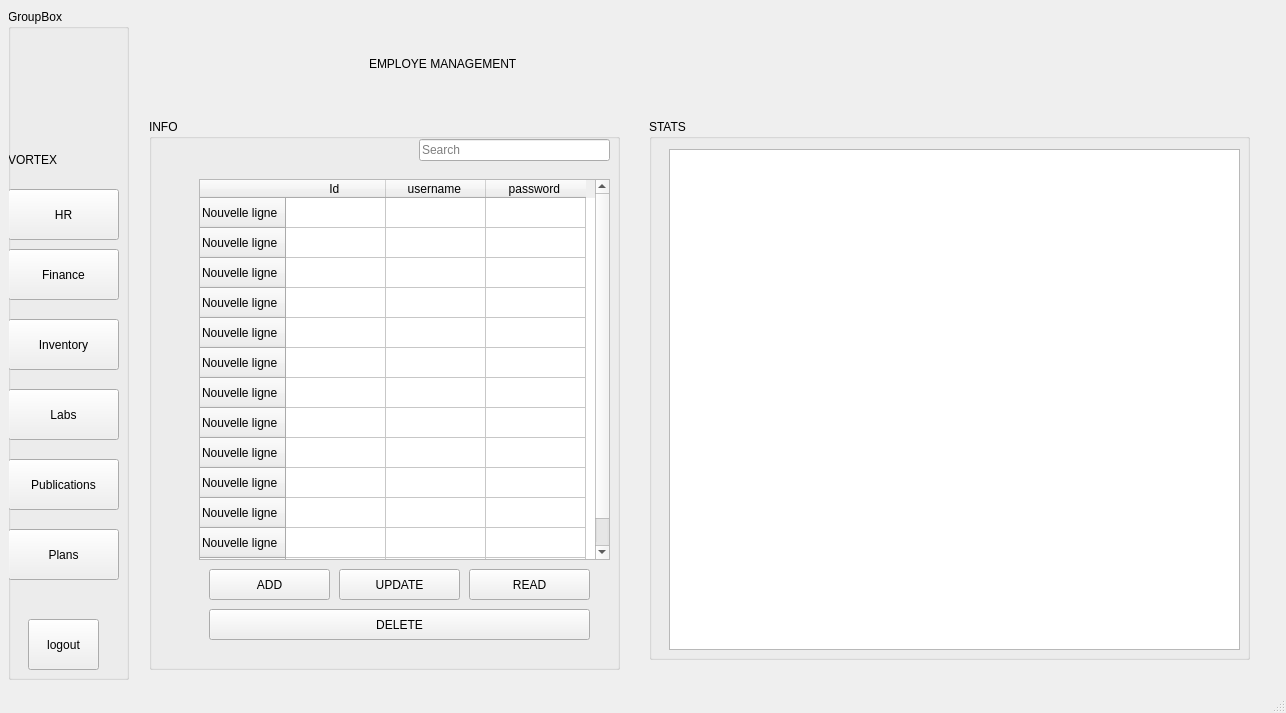
<?xml version="1.0" encoding="UTF-8"?>
<ui version="4.0">
 <class>gestion_de_stock</class>
 <widget class="QMainWindow" name="gestion_de_stock">
  <property name="geometry">
   <rect>
    <x>0</x>
    <y>0</y>
    <width>1286</width>
    <height>713</height>
   </rect>
  </property>
  <property name="windowTitle">
   <string>gestion_de_stock</string>
  </property>
  <widget class="QWidget" name="centralwidget">
   <widget class="QStackedWidget" name="stackedWidget">
    <property name="geometry">
     <rect>
      <x>9</x>
      <y>9</y>
      <width>1261</width>
      <height>671</height>
     </rect>
    </property>
    <property name="currentIndex">
     <number>1</number>
    </property>
    <widget class="QWidget" name="page_5"/>
    <widget class="QWidget" name="page">
     <widget class="QGroupBox" name="groupBox">
      <property name="geometry">
       <rect>
        <x>-1</x>
        <y>0</y>
        <width>121</width>
        <height>671</height>
       </rect>
      </property>
      <property name="title">
       <string>GroupBox</string>
      </property>
      <widget class="QPushButton" name="pushButton">
       <property name="geometry">
        <rect>
         <x>0</x>
         <y>180</y>
         <width>111</width>
         <height>51</height>
        </rect>
       </property>
       <property name="text">
        <string>HR</string>
       </property>
      </widget>
      <widget class="QPushButton" name="pushButton_2">
       <property name="geometry">
        <rect>
         <x>0</x>
         <y>240</y>
         <width>111</width>
         <height>51</height>
        </rect>
       </property>
       <property name="text">
        <string>Finance</string>
       </property>
      </widget>
      <widget class="QPushButton" name="pushButton_3">
       <property name="geometry">
        <rect>
         <x>0</x>
         <y>310</y>
         <width>111</width>
         <height>51</height>
        </rect>
       </property>
       <property name="text">
        <string>Inventory</string>
       </property>
      </widget>
      <widget class="QPushButton" name="pushButton_4">
       <property name="geometry">
        <rect>
         <x>0</x>
         <y>380</y>
         <width>111</width>
         <height>51</height>
        </rect>
       </property>
       <property name="text">
        <string>Labs</string>
       </property>
      </widget>
      <widget class="QPushButton" name="pushButton_5">
       <property name="geometry">
        <rect>
         <x>0</x>
         <y>450</y>
         <width>111</width>
         <height>51</height>
        </rect>
       </property>
       <property name="text">
        <string>Publications</string>
       </property>
      </widget>
      <widget class="QPushButton" name="pushButton_6">
       <property name="geometry">
        <rect>
         <x>0</x>
         <y>520</y>
         <width>111</width>
         <height>51</height>
        </rect>
       </property>
       <property name="text">
        <string>Plans</string>
       </property>
      </widget>
      <widget class="QPushButton" name="pushButton_7">
       <property name="geometry">
        <rect>
         <x>20</x>
         <y>610</y>
         <width>71</width>
         <height>51</height>
        </rect>
       </property>
       <property name="text">
        <string>logout</string>
       </property>
      </widget>
      <widget class="QLabel" name="label">
       <property name="geometry">
        <rect>
         <x>0</x>
         <y>135</y>
         <width>121</width>
         <height>31</height>
        </rect>
       </property>
       <property name="text">
        <string>VORTEX</string>
       </property>
      </widget>
     </widget>
     <widget class="QLabel" name="label_2">
      <property name="geometry">
       <rect>
        <x>360</x>
        <y>39</y>
        <width>641</width>
        <height>31</height>
       </rect>
      </property>
      <property name="text">
       <string>EMPLOYE MANAGEMENT</string>
      </property>
     </widget>
     <widget class="QGroupBox" name="groupBox_2">
      <property name="geometry">
       <rect>
        <x>140</x>
        <y>110</y>
        <width>471</width>
        <height>551</height>
       </rect>
      </property>
      <property name="title">
       <string>INFO</string>
      </property>
      <widget class="QTableWidget" name="tableWidget">
       <property name="geometry">
        <rect>
         <x>50</x>
         <y>60</y>
         <width>411</width>
         <height>381</height>
        </rect>
       </property>
       <row>
        <property name="text">
         <string>Nouvelle ligne</string>
        </property>
       </row>
       <row>
        <property name="text">
         <string>Nouvelle ligne</string>
        </property>
       </row>
       <row>
        <property name="text">
         <string>Nouvelle ligne</string>
        </property>
       </row>
       <row>
        <property name="text">
         <string>Nouvelle ligne</string>
        </property>
       </row>
       <row>
        <property name="text">
         <string>Nouvelle ligne</string>
        </property>
       </row>
       <row>
        <property name="text">
         <string>Nouvelle ligne</string>
        </property>
       </row>
       <row>
        <property name="text">
         <string>Nouvelle ligne</string>
        </property>
       </row>
       <row>
        <property name="text">
         <string>Nouvelle ligne</string>
        </property>
       </row>
       <row>
        <property name="text">
         <string>Nouvelle ligne</string>
        </property>
       </row>
       <row>
        <property name="text">
         <string>Nouvelle ligne</string>
        </property>
       </row>
       <row>
        <property name="text">
         <string>Nouvelle ligne</string>
        </property>
       </row>
       <row>
        <property name="text">
         <string>Nouvelle ligne</string>
        </property>
       </row>
       <row>
        <property name="text">
         <string>Nouvelle ligne</string>
        </property>
       </row>
       <column>
        <property name="text">
         <string>Id </string>
        </property>
       </column>
       <column>
        <property name="text">
         <string>username </string>
        </property>
       </column>
       <column>
        <property name="text">
         <string>password </string>
        </property>
       </column>
      </widget>
      <widget class="QLineEdit" name="lineEdit">
       <property name="geometry">
        <rect>
         <x>270</x>
         <y>20</y>
         <width>191</width>
         <height>22</height>
        </rect>
       </property>
       <property name="text">
        <string/>
       </property>
       <property name="placeholderText">
        <string>Search</string>
       </property>
      </widget>
      <widget class="QPushButton" name="pushButton_13">
       <property name="geometry">
        <rect>
         <x>60</x>
         <y>450</y>
         <width>121</width>
         <height>31</height>
        </rect>
       </property>
       <property name="text">
        <string>ADD</string>
       </property>
      </widget>
      <widget class="QPushButton" name="pushButton_12">
       <property name="geometry">
        <rect>
         <x>190</x>
         <y>450</y>
         <width>121</width>
         <height>31</height>
        </rect>
       </property>
       <property name="text">
        <string>UPDATE</string>
       </property>
      </widget>
      <widget class="QPushButton" name="pushButton_11">
       <property name="geometry">
        <rect>
         <x>320</x>
         <y>450</y>
         <width>121</width>
         <height>31</height>
        </rect>
       </property>
       <property name="text">
        <string>READ</string>
       </property>
      </widget>
      <widget class="QPushButton" name="pushButton_10">
       <property name="geometry">
        <rect>
         <x>60</x>
         <y>490</y>
         <width>381</width>
         <height>31</height>
        </rect>
       </property>
       <property name="text">
        <string>DELETE</string>
       </property>
      </widget>
     </widget>
     <widget class="QGroupBox" name="groupBox_3">
      <property name="geometry">
       <rect>
        <x>640</x>
        <y>110</y>
        <width>601</width>
        <height>541</height>
       </rect>
      </property>
      <property name="title">
       <string>STATS</string>
      </property>
      <widget class="QGraphicsView" name="graphicsView">
       <property name="geometry">
        <rect>
         <x>20</x>
         <y>30</y>
         <width>571</width>
         <height>501</height>
        </rect>
       </property>
      </widget>
     </widget>
    </widget>
    <widget class="QWidget" name="page_3">
     <widget class="QGroupBox" name="groupBox_4">
      <property name="geometry">
       <rect>
        <x>0</x>
        <y>0</y>
        <width>121</width>
        <height>671</height>
       </rect>
      </property>
      <property name="title">
       <string>GroupBox</string>
      </property>
      <widget class="QPushButton" name="pushButton_8">
       <property name="geometry">
        <rect>
         <x>0</x>
         <y>180</y>
         <width>111</width>
         <height>51</height>
        </rect>
       </property>
       <property name="text">
        <string>HR</string>
       </property>
      </widget>
      <widget class="QPushButton" name="pushButton_9">
       <property name="geometry">
        <rect>
         <x>0</x>
         <y>240</y>
         <width>111</width>
         <height>51</height>
        </rect>
       </property>
       <property name="text">
        <string>Finance</string>
       </property>
      </widget>
      <widget class="QPushButton" name="pushButton_14">
       <property name="geometry">
        <rect>
         <x>0</x>
         <y>310</y>
         <width>111</width>
         <height>51</height>
        </rect>
       </property>
       <property name="text">
        <string>Inventory</string>
       </property>
      </widget>
      <widget class="QPushButton" name="pushButton_15">
       <property name="geometry">
        <rect>
         <x>0</x>
         <y>380</y>
         <width>111</width>
         <height>51</height>
        </rect>
       </property>
       <property name="text">
        <string>Labs</string>
       </property>
      </widget>
      <widget class="QPushButton" name="pushButton_16">
       <property name="geometry">
        <rect>
         <x>0</x>
         <y>450</y>
         <width>111</width>
         <height>51</height>
        </rect>
       </property>
       <property name="text">
        <string>Publications</string>
       </property>
      </widget>
      <widget class="QPushButton" name="pushButton_17">
       <property name="geometry">
        <rect>
         <x>0</x>
         <y>520</y>
         <width>111</width>
         <height>51</height>
        </rect>
       </property>
       <property name="text">
        <string>Plans</string>
       </property>
      </widget>
      <widget class="QPushButton" name="pushButton_18">
       <property name="geometry">
        <rect>
         <x>20</x>
         <y>610</y>
         <width>71</width>
         <height>51</height>
        </rect>
       </property>
       <property name="text">
        <string>logout</string>
       </property>
      </widget>
      <widget class="QLabel" name="label_3">
       <property name="geometry">
        <rect>
         <x>0</x>
         <y>135</y>
         <width>121</width>
         <height>31</height>
        </rect>
       </property>
       <property name="text">
        <string>VORTEX</string>
       </property>
      </widget>
     </widget>
     <widget class="QLabel" name="label_6">
      <property name="geometry">
       <rect>
        <x>360</x>
        <y>40</y>
        <width>641</width>
        <height>31</height>
       </rect>
      </property>
      <property name="text">
       <string>EMPLOYE MANAGEMENT</string>
      </property>
     </widget>
     <widget class="QLabel" name="label_9">
      <property name="geometry">
       <rect>
        <x>550</x>
        <y>100</y>
        <width>311</width>
        <height>16</height>
       </rect>
      </property>
      <property name="text">
       <string>UPDATE EMPLOYE </string>
      </property>
     </widget>
     <widget class="QPushButton" name="pushButton_36">
      <property name="geometry">
       <rect>
        <x>1010</x>
        <y>610</y>
        <width>201</width>
        <height>31</height>
       </rect>
      </property>
      <property name="text">
       <string>CANCEL</string>
      </property>
     </widget>
     <widget class="QPushButton" name="pushButton_37">
      <property name="geometry">
       <rect>
        <x>770</x>
        <y>610</y>
        <width>201</width>
        <height>31</height>
       </rect>
      </property>
      <property name="text">
       <string>UPDATE</string>
      </property>
     </widget>
     <widget class="QGroupBox" name="groupBox_8">
      <property name="geometry">
       <rect>
        <x>140</x>
        <y>150</y>
        <width>1111</width>
        <height>551</height>
       </rect>
      </property>
      <property name="title">
       <string>INFO</string>
      </property>
      <widget class="QTableWidget" name="tableWidget_3">
       <property name="geometry">
        <rect>
         <x>10</x>
         <y>60</y>
         <width>1101</width>
         <height>381</height>
        </rect>
       </property>
       <row>
        <property name="text">
         <string>Nouvelle ligne</string>
        </property>
       </row>
       <row>
        <property name="text">
         <string>Nouvelle ligne</string>
        </property>
       </row>
       <row>
        <property name="text">
         <string>Nouvelle ligne</string>
        </property>
       </row>
       <row>
        <property name="text">
         <string>Nouvelle ligne</string>
        </property>
       </row>
       <row>
        <property name="text">
         <string>Nouvelle ligne</string>
        </property>
       </row>
       <row>
        <property name="text">
         <string>Nouvelle ligne</string>
        </property>
       </row>
       <row>
        <property name="text">
         <string>Nouvelle ligne</string>
        </property>
       </row>
       <row>
        <property name="text">
         <string>Nouvelle ligne</string>
        </property>
       </row>
       <row>
        <property name="text">
         <string>Nouvelle ligne</string>
        </property>
       </row>
       <row>
        <property name="text">
         <string>Nouvelle ligne</string>
        </property>
       </row>
       <row>
        <property name="text">
         <string>Nouvelle ligne</string>
        </property>
       </row>
       <row>
        <property name="text">
         <string>Nouvelle ligne</string>
        </property>
       </row>
       <row>
        <property name="text">
         <string>Nouvelle ligne</string>
        </property>
       </row>
       <column>
        <property name="text">
         <string>Id </string>
        </property>
       </column>
       <column>
        <property name="text">
         <string>username </string>
        </property>
       </column>
       <column>
        <property name="text">
         <string>New Column</string>
        </property>
       </column>
       <column>
        <property name="text">
         <string>password </string>
        </property>
       </column>
       <column>
        <property name="text">
         <string>New Column</string>
        </property>
       </column>
       <column>
        <property name="text">
         <string>nom </string>
        </property>
       </column>
       <column>
        <property name="text">
         <string>roleId </string>
        </property>
       </column>
       <column>
        <property name="text">
         <string>email </string>
        </property>
       </column>
       <column>
        <property name="text">
         <string>prenom </string>
        </property>
       </column>
       <column>
        <property name="text">
         <string>dateCreation </string>
        </property>
       </column>
      </widget>
     </widget>
    </widget>
    <widget class="QWidget" name="page_6">
     <widget class="QGroupBox" name="groupBox_5">
      <property name="geometry">
       <rect>
        <x>0</x>
        <y>0</y>
        <width>121</width>
        <height>671</height>
       </rect>
      </property>
      <property name="title">
       <string>GroupBox</string>
      </property>
      <widget class="QPushButton" name="pushButton_19">
       <property name="geometry">
        <rect>
         <x>0</x>
         <y>180</y>
         <width>111</width>
         <height>51</height>
        </rect>
       </property>
       <property name="text">
        <string>HR</string>
       </property>
      </widget>
      <widget class="QPushButton" name="pushButton_20">
       <property name="geometry">
        <rect>
         <x>0</x>
         <y>240</y>
         <width>111</width>
         <height>51</height>
        </rect>
       </property>
       <property name="text">
        <string>Finance</string>
       </property>
      </widget>
      <widget class="QPushButton" name="pushButton_21">
       <property name="geometry">
        <rect>
         <x>0</x>
         <y>310</y>
         <width>111</width>
         <height>51</height>
        </rect>
       </property>
       <property name="text">
        <string>Inventory</string>
       </property>
      </widget>
      <widget class="QPushButton" name="pushButton_22">
       <property name="geometry">
        <rect>
         <x>0</x>
         <y>380</y>
         <width>111</width>
         <height>51</height>
        </rect>
       </property>
       <property name="text">
        <string>Labs</string>
       </property>
      </widget>
      <widget class="QPushButton" name="pushButton_23">
       <property name="geometry">
        <rect>
         <x>0</x>
         <y>450</y>
         <width>111</width>
         <height>51</height>
        </rect>
       </property>
       <property name="text">
        <string>Publications</string>
       </property>
      </widget>
      <widget class="QPushButton" name="pushButton_24">
       <property name="geometry">
        <rect>
         <x>0</x>
         <y>520</y>
         <width>111</width>
         <height>51</height>
        </rect>
       </property>
       <property name="text">
        <string>Plans</string>
       </property>
      </widget>
      <widget class="QPushButton" name="pushButton_25">
       <property name="geometry">
        <rect>
         <x>20</x>
         <y>610</y>
         <width>71</width>
         <height>51</height>
        </rect>
       </property>
       <property name="text">
        <string>logout</string>
       </property>
      </widget>
      <widget class="QLabel" name="label_4">
       <property name="geometry">
        <rect>
         <x>0</x>
         <y>135</y>
         <width>121</width>
         <height>31</height>
        </rect>
       </property>
       <property name="text">
        <string>VORTEX</string>
       </property>
      </widget>
     </widget>
     <widget class="QLabel" name="label_7">
      <property name="geometry">
       <rect>
        <x>360</x>
        <y>30</y>
        <width>641</width>
        <height>31</height>
       </rect>
      </property>
      <property name="text">
       <string>EMPLOYE MANAGEMENT</string>
      </property>
     </widget>
     <widget class="QLabel" name="label_10">
      <property name="geometry">
       <rect>
        <x>500</x>
        <y>100</y>
        <width>311</width>
        <height>16</height>
       </rect>
      </property>
      <property name="text">
       <string>ADD EMPLOYE</string>
      </property>
     </widget>
     <widget class="QPushButton" name="pushButton_33">
      <property name="geometry">
       <rect>
        <x>780</x>
        <y>610</y>
        <width>201</width>
        <height>31</height>
       </rect>
      </property>
      <property name="text">
       <string>SAVE</string>
      </property>
     </widget>
     <widget class="QPushButton" name="pushButton_34">
      <property name="geometry">
       <rect>
        <x>1010</x>
        <y>610</y>
        <width>201</width>
        <height>31</height>
       </rect>
      </property>
      <property name="text">
       <string>CANCEL</string>
      </property>
     </widget>
     <widget class="QGroupBox" name="groupBox_17">
      <property name="geometry">
       <rect>
        <x>170</x>
        <y>140</y>
        <width>1101</width>
        <height>461</height>
       </rect>
      </property>
      <property name="title">
       <string>INFO</string>
      </property>
      <widget class="QLabel" name="label_33">
       <property name="geometry">
        <rect>
         <x>20</x>
         <y>60</y>
         <width>49</width>
         <height>16</height>
        </rect>
       </property>
       <property name="text">
        <string>Id:</string>
       </property>
      </widget>
      <widget class="QLabel" name="label_34">
       <property name="geometry">
        <rect>
         <x>250</x>
         <y>60</y>
         <width>61</width>
         <height>16</height>
        </rect>
       </property>
       <property name="text">
        <string>username </string>
       </property>
      </widget>
      <widget class="QLabel" name="label_35">
       <property name="geometry">
        <rect>
         <x>20</x>
         <y>110</y>
         <width>49</width>
         <height>16</height>
        </rect>
       </property>
       <property name="text">
        <string>password </string>
       </property>
      </widget>
      <widget class="QLabel" name="label_36">
       <property name="geometry">
        <rect>
         <x>250</x>
         <y>110</y>
         <width>49</width>
         <height>16</height>
        </rect>
       </property>
       <property name="text">
        <string>email </string>
       </property>
      </widget>
      <widget class="QLabel" name="label_37">
       <property name="geometry">
        <rect>
         <x>20</x>
         <y>160</y>
         <width>49</width>
         <height>16</height>
        </rect>
       </property>
       <property name="text">
        <string>actif </string>
       </property>
      </widget>
      <widget class="QLabel" name="label_38">
       <property name="geometry">
        <rect>
         <x>250</x>
         <y>160</y>
         <width>49</width>
         <height>16</height>
        </rect>
       </property>
       <property name="text">
        <string>roleId </string>
       </property>
      </widget>
      <widget class="QLabel" name="label_39">
       <property name="geometry">
        <rect>
         <x>20</x>
         <y>210</y>
         <width>49</width>
         <height>16</height>
        </rect>
       </property>
       <property name="text">
        <string>nom </string>
       </property>
      </widget>
      <widget class="QLabel" name="label_40">
       <property name="geometry">
        <rect>
         <x>250</x>
         <y>210</y>
         <width>49</width>
         <height>16</height>
        </rect>
       </property>
       <property name="text">
        <string>prénom </string>
       </property>
      </widget>
      <widget class="QLabel" name="label_41">
       <property name="geometry">
        <rect>
         <x>20</x>
         <y>270</y>
         <width>61</width>
         <height>16</height>
        </rect>
       </property>
       <property name="text">
        <string>telephone </string>
       </property>
      </widget>
      <widget class="QLabel" name="label_42">
       <property name="geometry">
        <rect>
         <x>240</x>
         <y>270</y>
         <width>71</width>
         <height>16</height>
        </rect>
       </property>
       <property name="text">
        <string>dateCreation </string>
       </property>
      </widget>
      <widget class="QLineEdit" name="lineEdit_16">
       <property name="geometry">
        <rect>
         <x>100</x>
         <y>60</y>
         <width>113</width>
         <height>22</height>
        </rect>
       </property>
      </widget>
      <widget class="QLineEdit" name="lineEdit_17">
       <property name="geometry">
        <rect>
         <x>320</x>
         <y>60</y>
         <width>113</width>
         <height>22</height>
        </rect>
       </property>
      </widget>
      <widget class="QLineEdit" name="lineEdit_18">
       <property name="geometry">
        <rect>
         <x>320</x>
         <y>110</y>
         <width>113</width>
         <height>22</height>
        </rect>
       </property>
      </widget>
      <widget class="QLineEdit" name="lineEdit_19">
       <property name="geometry">
        <rect>
         <x>100</x>
         <y>110</y>
         <width>113</width>
         <height>22</height>
        </rect>
       </property>
      </widget>
      <widget class="QLineEdit" name="lineEdit_20">
       <property name="geometry">
        <rect>
         <x>100</x>
         <y>160</y>
         <width>113</width>
         <height>22</height>
        </rect>
       </property>
      </widget>
      <widget class="QLineEdit" name="lineEdit_21">
       <property name="geometry">
        <rect>
         <x>320</x>
         <y>160</y>
         <width>113</width>
         <height>22</height>
        </rect>
       </property>
      </widget>
      <widget class="QLineEdit" name="lineEdit_22">
       <property name="geometry">
        <rect>
         <x>100</x>
         <y>210</y>
         <width>113</width>
         <height>22</height>
        </rect>
       </property>
      </widget>
      <widget class="QLineEdit" name="lineEdit_23">
       <property name="geometry">
        <rect>
         <x>320</x>
         <y>210</y>
         <width>113</width>
         <height>22</height>
        </rect>
       </property>
      </widget>
      <widget class="QLineEdit" name="lineEdit_24">
       <property name="geometry">
        <rect>
         <x>100</x>
         <y>270</y>
         <width>113</width>
         <height>22</height>
        </rect>
       </property>
      </widget>
      <widget class="QLineEdit" name="lineEdit_25">
       <property name="geometry">
        <rect>
         <x>320</x>
         <y>270</y>
         <width>113</width>
         <height>22</height>
        </rect>
       </property>
      </widget>
     </widget>
    </widget>
    <widget class="QWidget" name="page_4">
     <widget class="QGroupBox" name="groupBox_6">
      <property name="geometry">
       <rect>
        <x>0</x>
        <y>0</y>
        <width>121</width>
        <height>671</height>
       </rect>
      </property>
      <property name="title">
       <string>GroupBox</string>
      </property>
      <widget class="QPushButton" name="pushButton_26">
       <property name="geometry">
        <rect>
         <x>0</x>
         <y>180</y>
         <width>111</width>
         <height>51</height>
        </rect>
       </property>
       <property name="text">
        <string>HR</string>
       </property>
      </widget>
      <widget class="QPushButton" name="pushButton_27">
       <property name="geometry">
        <rect>
         <x>0</x>
         <y>240</y>
         <width>111</width>
         <height>51</height>
        </rect>
       </property>
       <property name="text">
        <string>Finance</string>
       </property>
      </widget>
      <widget class="QPushButton" name="pushButton_28">
       <property name="geometry">
        <rect>
         <x>0</x>
         <y>310</y>
         <width>111</width>
         <height>51</height>
        </rect>
       </property>
       <property name="text">
        <string>Inventory</string>
       </property>
      </widget>
      <widget class="QPushButton" name="pushButton_29">
       <property name="geometry">
        <rect>
         <x>0</x>
         <y>380</y>
         <width>111</width>
         <height>51</height>
        </rect>
       </property>
       <property name="text">
        <string>Labs</string>
       </property>
      </widget>
      <widget class="QPushButton" name="pushButton_30">
       <property name="geometry">
        <rect>
         <x>0</x>
         <y>450</y>
         <width>111</width>
         <height>51</height>
        </rect>
       </property>
       <property name="text">
        <string>Publications</string>
       </property>
      </widget>
      <widget class="QPushButton" name="pushButton_31">
       <property name="geometry">
        <rect>
         <x>0</x>
         <y>520</y>
         <width>111</width>
         <height>51</height>
        </rect>
       </property>
       <property name="text">
        <string>Plans</string>
       </property>
      </widget>
      <widget class="QPushButton" name="pushButton_32">
       <property name="geometry">
        <rect>
         <x>20</x>
         <y>610</y>
         <width>71</width>
         <height>51</height>
        </rect>
       </property>
       <property name="text">
        <string>logout</string>
       </property>
      </widget>
      <widget class="QLabel" name="label_5">
       <property name="geometry">
        <rect>
         <x>0</x>
         <y>135</y>
         <width>121</width>
         <height>31</height>
        </rect>
       </property>
       <property name="text">
        <string>VORTEX</string>
       </property>
      </widget>
     </widget>
     <widget class="QLabel" name="label_8">
      <property name="geometry">
       <rect>
        <x>340</x>
        <y>40</y>
        <width>641</width>
        <height>31</height>
       </rect>
      </property>
      <property name="text">
       <string>EMPLOYE MANAGMENT</string>
      </property>
     </widget>
     <widget class="QLabel" name="label_11">
      <property name="geometry">
       <rect>
        <x>480</x>
        <y>100</y>
        <width>311</width>
        <height>16</height>
       </rect>
      </property>
      <property name="text">
       <string>READ EMPLOYE</string>
      </property>
     </widget>
     <widget class="QPushButton" name="pushButton_35">
      <property name="geometry">
       <rect>
        <x>1000</x>
        <y>610</y>
        <width>201</width>
        <height>31</height>
       </rect>
      </property>
      <property name="text">
       <string>CANCEL</string>
      </property>
     </widget>
     <widget class="QPushButton" name="pushButton_38">
      <property name="geometry">
       <rect>
        <x>880</x>
        <y>610</y>
        <width>101</width>
        <height>31</height>
       </rect>
      </property>
      <property name="text">
       <string>PDF </string>
      </property>
     </widget>
     <widget class="QPushButton" name="pushButton_39">
      <property name="geometry">
       <rect>
        <x>660</x>
        <y>610</y>
        <width>201</width>
        <height>31</height>
       </rect>
      </property>
      <property name="text">
       <string>DELETE</string>
      </property>
     </widget>
     <widget class="QPushButton" name="pushButton_40">
      <property name="geometry">
       <rect>
        <x>430</x>
        <y>610</y>
        <width>201</width>
        <height>31</height>
       </rect>
      </property>
      <property name="text">
       <string>UPDATE</string>
      </property>
     </widget>
     <widget class="QGroupBox" name="groupBox_7">
      <property name="geometry">
       <rect>
        <x>150</x>
        <y>130</y>
        <width>1101</width>
        <height>461</height>
       </rect>
      </property>
      <property name="title">
       <string>INFO</string>
      </property>
      <widget class="QLineEdit" name="lineEdit_2">
       <property name="geometry">
        <rect>
         <x>830</x>
         <y>20</y>
         <width>251</width>
         <height>22</height>
        </rect>
       </property>
       <property name="text">
        <string/>
       </property>
       <property name="placeholderText">
        <string>Search</string>
       </property>
      </widget>
      <widget class="QLabel" name="label_23">
       <property name="geometry">
        <rect>
         <x>20</x>
         <y>60</y>
         <width>49</width>
         <height>16</height>
        </rect>
       </property>
       <property name="text">
        <string>Id:</string>
       </property>
      </widget>
      <widget class="QLabel" name="label_24">
       <property name="geometry">
        <rect>
         <x>250</x>
         <y>60</y>
         <width>61</width>
         <height>16</height>
        </rect>
       </property>
       <property name="text">
        <string>username </string>
       </property>
      </widget>
      <widget class="QLabel" name="label_25">
       <property name="geometry">
        <rect>
         <x>20</x>
         <y>110</y>
         <width>49</width>
         <height>16</height>
        </rect>
       </property>
       <property name="text">
        <string>password </string>
       </property>
      </widget>
      <widget class="QLabel" name="label_26">
       <property name="geometry">
        <rect>
         <x>250</x>
         <y>110</y>
         <width>49</width>
         <height>16</height>
        </rect>
       </property>
       <property name="text">
        <string>email </string>
       </property>
      </widget>
      <widget class="QLabel" name="label_27">
       <property name="geometry">
        <rect>
         <x>20</x>
         <y>160</y>
         <width>49</width>
         <height>16</height>
        </rect>
       </property>
       <property name="text">
        <string>actif </string>
       </property>
      </widget>
      <widget class="QLabel" name="label_28">
       <property name="geometry">
        <rect>
         <x>250</x>
         <y>160</y>
         <width>49</width>
         <height>16</height>
        </rect>
       </property>
       <property name="text">
        <string>roleId </string>
       </property>
      </widget>
      <widget class="QLabel" name="label_29">
       <property name="geometry">
        <rect>
         <x>20</x>
         <y>210</y>
         <width>49</width>
         <height>16</height>
        </rect>
       </property>
       <property name="text">
        <string>nom </string>
       </property>
      </widget>
      <widget class="QLabel" name="label_30">
       <property name="geometry">
        <rect>
         <x>250</x>
         <y>210</y>
         <width>49</width>
         <height>16</height>
        </rect>
       </property>
       <property name="text">
        <string>prénom </string>
       </property>
      </widget>
      <widget class="QLabel" name="label_31">
       <property name="geometry">
        <rect>
         <x>20</x>
         <y>270</y>
         <width>61</width>
         <height>16</height>
        </rect>
       </property>
       <property name="text">
        <string>telephone </string>
       </property>
      </widget>
      <widget class="QLabel" name="label_32">
       <property name="geometry">
        <rect>
         <x>240</x>
         <y>270</y>
         <width>71</width>
         <height>16</height>
        </rect>
       </property>
       <property name="text">
        <string>dateCreation </string>
       </property>
      </widget>
      <widget class="QLineEdit" name="lineEdit_5">
       <property name="geometry">
        <rect>
         <x>100</x>
         <y>60</y>
         <width>113</width>
         <height>22</height>
        </rect>
       </property>
      </widget>
      <widget class="QLineEdit" name="lineEdit_6">
       <property name="geometry">
        <rect>
         <x>320</x>
         <y>60</y>
         <width>113</width>
         <height>22</height>
        </rect>
       </property>
      </widget>
      <widget class="QLineEdit" name="lineEdit_7">
       <property name="geometry">
        <rect>
         <x>320</x>
         <y>110</y>
         <width>113</width>
         <height>22</height>
        </rect>
       </property>
      </widget>
      <widget class="QLineEdit" name="lineEdit_8">
       <property name="geometry">
        <rect>
         <x>100</x>
         <y>110</y>
         <width>113</width>
         <height>22</height>
        </rect>
       </property>
      </widget>
      <widget class="QLineEdit" name="lineEdit_9">
       <property name="geometry">
        <rect>
         <x>100</x>
         <y>160</y>
         <width>113</width>
         <height>22</height>
        </rect>
       </property>
      </widget>
      <widget class="QLineEdit" name="lineEdit_10">
       <property name="geometry">
        <rect>
         <x>320</x>
         <y>160</y>
         <width>113</width>
         <height>22</height>
        </rect>
       </property>
      </widget>
      <widget class="QLineEdit" name="lineEdit_11">
       <property name="geometry">
        <rect>
         <x>100</x>
         <y>210</y>
         <width>113</width>
         <height>22</height>
        </rect>
       </property>
      </widget>
      <widget class="QLineEdit" name="lineEdit_12">
       <property name="geometry">
        <rect>
         <x>320</x>
         <y>210</y>
         <width>113</width>
         <height>22</height>
        </rect>
       </property>
      </widget>
      <widget class="QLineEdit" name="lineEdit_13">
       <property name="geometry">
        <rect>
         <x>100</x>
         <y>270</y>
         <width>113</width>
         <height>22</height>
        </rect>
       </property>
      </widget>
      <widget class="QLineEdit" name="lineEdit_14">
       <property name="geometry">
        <rect>
         <x>320</x>
         <y>270</y>
         <width>113</width>
         <height>22</height>
        </rect>
       </property>
      </widget>
     </widget>
    </widget>
   </widget>
  </widget>
  <widget class="QMenuBar" name="menubar">
   <property name="geometry">
    <rect>
     <x>0</x>
     <y>0</y>
     <width>1286</width>
     <height>22</height>
    </rect>
   </property>
  </widget>
  <widget class="QStatusBar" name="statusbar"/>
 </widget>
 <resources/>
 <connections/>
</ui>
